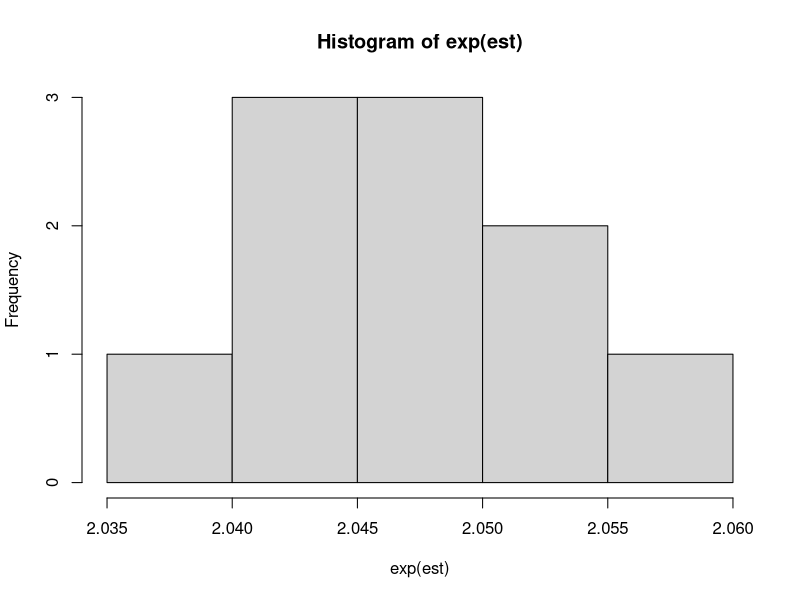
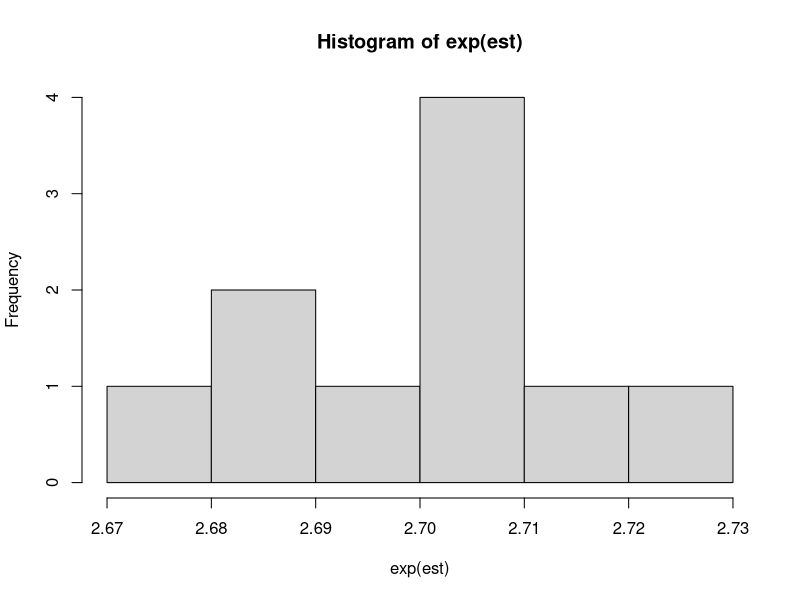

R code for these plots, in order:
# Adjustment for Exposure Misclassification
# by Paul Brendel

# Create data --------------------------------------------------------------------------------------

set.seed(1234)
n <- 100000

C <- rbinom(n, 1, .5)
X  <- rbinom(n, 1, plogis(-.5 + .5 * C))
Y  <- rbinom(n, 1, plogis(-.5 + log(2) * X + .5 * C))
Xstar <- ifelse(X == 1 & Y == 1, rbinom(n, 1, .75), 
                (ifelse(X == 1 & Y == 0, rbinom(n, 1, .65),
                        (ifelse(X == 0 & Y == 1, rbinom(n, 1, .25), rbinom(n, 1, .35))))))

#note that P(Y=1|X=1,C=c,U=u)/P(Y=1|X=0,C=c,U=u) should equal expit(log(2))
#thus odds(Y=1|X=1,C=c,U=u)/odds(Y=1|X=0,C=c,U=u) = ORyx = exp(log(2)) = 2

df <- data.frame(X, Xstar, Y, C)
rm(C, X, Y, Xstar)

# Compare biased model to bias-free model ------------------------------------------------------------

no_bias <- glm(Y ~ X + C, family = binomial(link = "logit"), data = df) #model with no bias
exp(coef(no_bias)[2])
exp(coef(no_bias)[2] + summary(no_bias)$coef[2, 2] * qnorm(.025))
exp(coef(no_bias)[2] + summary(no_bias)$coef[2, 2] * qnorm(.975))
#ORyx = 2.04 (1.99, 2.09)

mc_bias <- glm(Y ~ Xstar + C, family = binomial(link = "logit"), data = df) #model with misclassification bias
exp(coef(mc_bias)[2])
exp(coef(mc_bias)[2] + summary(mc_bias)$coef[2, 2] * qnorm(.025))
exp(coef(mc_bias)[2] + summary(mc_bias)$coef[2, 2] * qnorm(.975))
#ORyx = 1.27 (1.24, 1.31)

# Model P(X=1|Xstar,C,Y) and obtain regression parameters -----------------------------------------------

x_model <- glm(X ~ Xstar + C + Y, family = binomial(link = "logit"), data = df)
X0 <- coef(x_model)[1]
X1 <- coef(x_model)[2]
X2 <- coef(x_model)[3]
X3 <- coef(x_model)[4]

# Create bootstrap function --------------------------------------------------------------------------

fun <- function (x1_0, x1_xstar, x1_c, x1_y) {
  set.seed(1234)
  est <- vector()
  nreps <- 10 #can vary number of bootstrap samples
  
  for(i in 1:nreps){
    bdf <- df[sample(1:nrow(df), n, replace = TRUE), ] #random samping with replacement
    
    pX <- plogis(x1_0 + x1_xstar * bdf$Xstar + x1_c * bdf$C + x1_y * bdf$Y) #model the probability of X
    
    combined <- bdf[rep(seq_len(nrow(bdf)), 2), ] #duplicate data
    combined$Xsim <- rep(c(1, 0), each = n) #Xsim=1 in first copy, Xsim=0 in second copy
    combined$pX <- c(pX, 1 - pX) #when Xsim=1, pX is prob of X=1; when Xsim=0, pX is prob of X=0
    
    final <- glm(Y ~ Xsim + C, family = binomial(link = "logit"), weights = pX, data = combined)
    est[i] <- coef(final)[2]
  }
  
  out <- list(exp(median(est)), exp(quantile(est, c(.025, .975))), hist(exp(est)))
  return(out)
}

# Apply functions ------------------------------------------------------------------------------------

# Known, correct bias parameters 

fun(x1_0 = X0, x1_xstar = X1, x1_c = X2, x1_y = X3)
# ORyx = 2.04 (2.03, 2.05)

# Incorret bias parameters

# Double each bias parameter
fun(x1_0 = 2*X0, x1_xstar = 2*X1, x1_c = 2*X2, x1_y = 2*X3)
# ORyx = 2.69 (2.67, 2.71)





